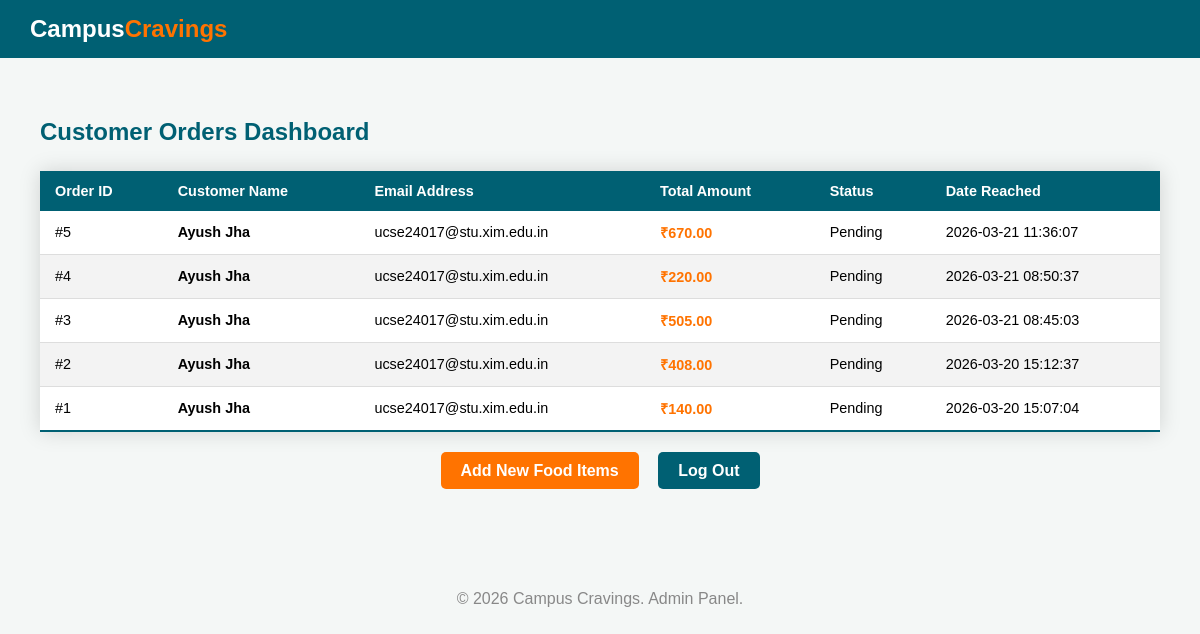
The app's page /php/view_orders.php, older data.
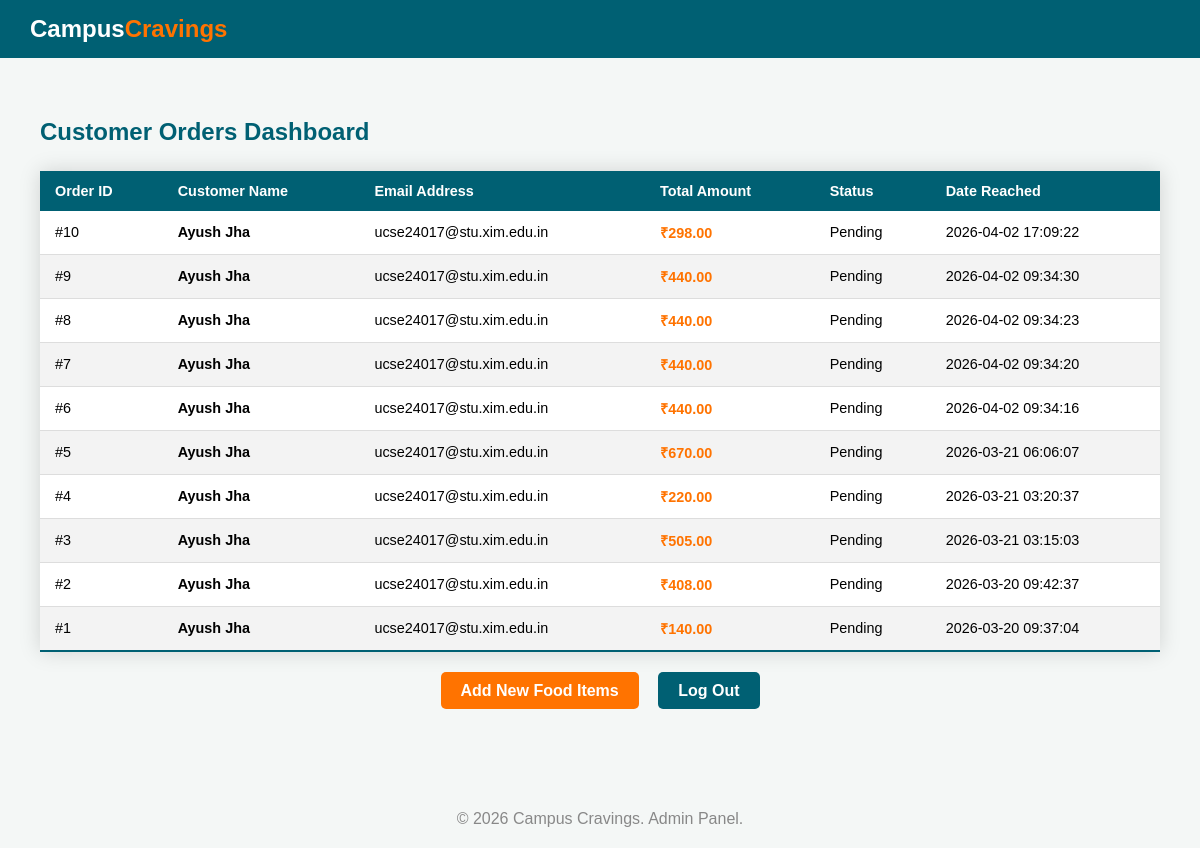
The same page, newer data.
### tables this page shows
CREATE TABLE `orders` (
  `id` int(11) NOT NULL AUTO_INCREMENT,
  `user_id` int(11) DEFAULT NULL,
  `restaurant_id` int(11) DEFAULT NULL,
  `total_amount` decimal(10,2) NOT NULL,
  `status` enum('Pending','Preparing','Out for Delivery','Delivered','Cancelled') DEFAULT 'Pending',
  `order_date` timestamp NOT NULL DEFAULT current_timestamp(),
  PRIMARY KEY (`id`),
  KEY `user_id` (`user_id`),
  KEY `restaurant_id` (`restaurant_id`),
  CONSTRAINT `orders_fk_restaurant` FOREIGN KEY (`restaurant_id`) REFERENCES `restaurants` (`id`) ON DELETE SET NULL,
  CONSTRAINT `orders_fk_user` FOREIGN KEY (`user_id`) REFERENCES `users` (`id`) ON DELETE CASCADE
);

CREATE TABLE `users` (
  `id` int(11) NOT NULL AUTO_INCREMENT,
  `name` varchar(100) NOT NULL,
  `email` varchar(100) NOT NULL,
  `course` varchar(100) DEFAULT NULL,
  `rollno` varchar(50) DEFAULT NULL,
  `password` varchar(255) NOT NULL,
  `role` enum('student','restaurant','admin') DEFAULT 'student',
  `phone` varchar(20) DEFAULT NULL,
  `created_at` timestamp NOT NULL DEFAULT current_timestamp(),
  `profile_picture` varchar(255) DEFAULT 'default.jpeg',
  PRIMARY KEY (`id`),
  UNIQUE KEY `email` (`email`)
);

### php/view_orders.php (the view, shortened to what this page needs)
<?php
include 'db_connect.php';
?>
<!DOCTYPE html>
<html lang="en">
<head>
    <link rel="stylesheet" href="../css/style.css">
</head>
<body>
    <div class="header-top">
        <a href="../home.php" class="logo">
            <span class="campus">Campus</span><span class="cravings">Cravings</span>
        </a>
    </div>
    <div class="container">
        <h2 style="color: #006073; margin-bottom: 20px;">Customer Orders Dashboard</h2>
        <table class="styled-table">
            <thead>
                <tr>
                    <th>Order ID</th>
                    <th>Customer Name</th>
                    <th>Email Address</th>
                    <th>Total Amount</th>
                    <th>Status</th>
                    <th>Date Reached</th>
                </tr>
            </thead>
            <tbody>
                <?php
                $sql = "SELECT o.*, u.name as customer_name, u.email as customer_email
                        FROM orders o
                        JOIN users u ON o.user_id = u.id
                        ORDER BY o.order_date DESC";
                $result = mysqli_query($conn, $sql);
                if (mysqli_num_rows($result) > 0) {
                    while($row = mysqli_fetch_assoc($result)) {
                        echo "<tr>";
                        echo "<td>#" . $row["id"] . "</td>";
                        echo "<td><strong>" . htmlspecialchars($row["customer_name"]) . "</strong></td>";
                        echo "<td>" . htmlspecialchars($row["customer_email"]) . "</td>";
                        echo "<td style='color:#FF7300; font-weight:bold;'>₹" . $row["total_amount"] . "</td>";
                        echo "<td>" . $row["status"] . "</td>";
                        echo "<td>" . $row["order_date"] . "</td>";
                        echo "</tr>";
                    }
                } else {
                    echo "<tr><td colspan='6' style='text-align:center;'>No customer orders found yet.</td></tr>";
                }
                ?>
            </tbody>
        </table>
        <div style="text-align: center; margin-top: 30px;">
            <a href="add_food.php" class="btn-primary" style="margin-right: 15px;">Add New Food Items</a>
            <a href="../login.php" class="btn-secondary">Log Out</a>
        </div>
    </div>
    <div class="footer">
        &copy; 2026 Campus Cravings. Admin Panel.
    </div>
</body>
</html>

### css/style.css (style rules this page uses)
body { font-family: 'Outfit', sans-serif; background-color: #f4f7f6; margin: 0; padding: 0; }
.header-top { background-color: #006073; padding: 15px 30px; display: flex; justify-content: space-between; align-items: center; }
.logo { text-decoration: none; font-size: 24px; font-weight: bold; }
.campus { color: #ffffff; }
.cravings { color: #FF7300; }
.container { padding: 40px; max-width: 1200px; margin: 0 auto; }
.styled-table { width: 100%; border-collapse: collapse; margin: 25px 0; font-size: 0.9em; min-width: 400px; box-shadow: 0 0 20px rgba(0, 0, 0, 0.15); background-color: #ffffff; }
.styled-table th { background-color: #006073; color: #ffffff; text-align: left; padding: 12px 15px; }
.styled-table td { padding: 12px 15px; border-bottom: 1px solid #dddddd; }
.styled-table tbody tr:nth-of-type(even) { background-color: #f3f3f3; }
.styled-table tbody tr:last-of-type { border-bottom: 2px solid #006073; }
.btn-primary, .btn-secondary { padding: 10px 20px; text-decoration: none; border-radius: 5px; font-weight: bold; }
.btn-primary { background-color: #FF7300; color: white; }
.btn-secondary { background-color: #006073; color: white; }
.footer { text-align: center; padding: 20px; color: #888; margin-top: 50px; }

Row changes from the older to the newer data that the page shows:
added orders: id "10", user.name "Ayush Jha", user.email "ucse24017@stu.xim.edu.in", total_amount "298.00", status "Pending", order_date "2026-04-02 17:09:22"
added orders: id "9", user.name "Ayush Jha", user.email "ucse24017@stu.xim.edu.in", total_amount "440.00", status "Pending", order_date "2026-04-02 09:34:30"
added orders: id "8", user.name "Ayush Jha", user.email "ucse24017@stu.xim.edu.in", total_amount "440.00", status "Pending", order_date "2026-04-02 09:34:23"
added orders: id "7", user.name "Ayush Jha", user.email "ucse24017@stu.xim.edu.in", total_amount "440.00", status "Pending", order_date "2026-04-02 09:34:20"
added orders: id "6", user.name "Ayush Jha", user.email "ucse24017@stu.xim.edu.in", total_amount "440.00", status "Pending", order_date "2026-04-02 09:34:16"
changed orders id 5: order_date "2026-03-21 11:36:07" → "2026-03-21 06:06:07"
changed orders id 4: order_date "2026-03-21 08:50:37" → "2026-03-21 03:20:37"
changed orders id 3: order_date "2026-03-21 08:45:03" → "2026-03-21 03:15:03"
changed orders id 2: order_date "2026-03-20 15:12:37" → "2026-03-20 09:42:37"
changed orders id 1: order_date "2026-03-20 15:07:04" → "2026-03-20 09:37:04"
